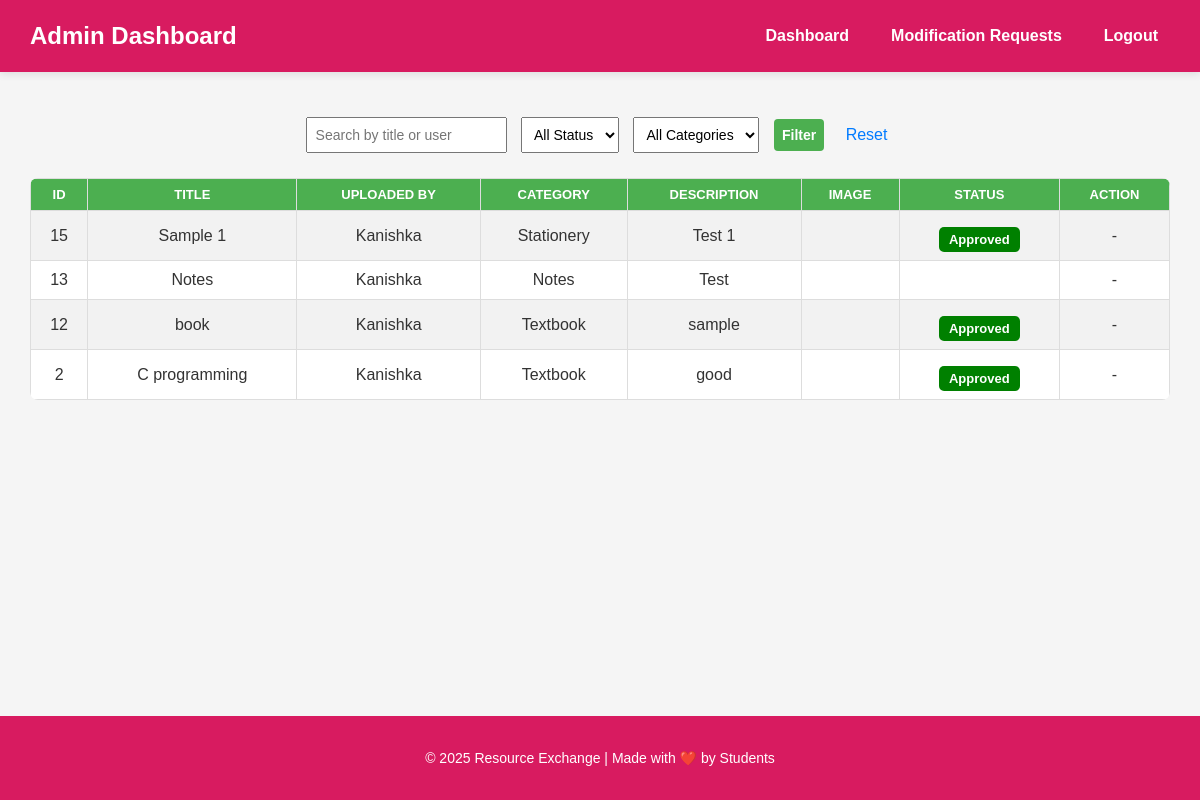
The app's page /admin_dashboard.php (signed in) with its own data.
### tables this page shows
CREATE TABLE `resources` (
  `resource_id` int(11) NOT NULL,
  `added_by` int(11) NOT NULL,
  `title` varchar(255) NOT NULL,
  `description` text DEFAULT NULL,
  `category` varchar(100) DEFAULT NULL,
  `status` enum('pending','approved','rejected') DEFAULT 'pending',
  `image` varchar(255) DEFAULT NULL,
  `created_at` timestamp NOT NULL DEFAULT current_timestamp()
);

CREATE TABLE `users` (
  `id` int(11) NOT NULL,
  `name` varchar(100) NOT NULL,
  `email` varchar(100) NOT NULL,
  `location` varchar(255) DEFAULT NULL,
  `phone` varchar(15) DEFAULT NULL,
  `password` varchar(255) NOT NULL,
  `reset_token` varchar(255) DEFAULT NULL,
  `created_at` timestamp NOT NULL DEFAULT current_timestamp(),
  `otp_code` varchar(10) DEFAULT NULL,
  `otp_expiry` datetime DEFAULT NULL
);

### admin_dashboard.php (the view, shortened to what this page needs)
<?php
include 'db.php';
$search = $_GET['search'] ?? '';
$sql = "SELECT r.resource_id, r.title, r.description, r.category, r.status, r.image, u.name AS user_name
        FROM resources r
        JOIN users u ON r.added_by = u.id
        WHERE 1";
$sql .= " ORDER BY r.resource_id DESC";
$stmt = $conn->prepare($sql);
$stmt->execute();
$result = $stmt->get_result();
?>
<!DOCTYPE html>
<html>
<head>
<link rel="stylesheet" href="dashboard.css">
</head>
<body>
<header>
    <h1>Admin Dashboard</h1>
    <nav>
        <a href="admin_dashboard.php">Dashboard</a>
        <a href="modification_requests.php">Modification Requests</a>
        <a href="logout.php">Logout</a>
    </nav>
</header>
<div class="container">
    <form method="GET">
        <input type="text" name="search" placeholder="Search by title or user" value="<?= htmlspecialchars($search) ?>">
        <select name="status">
            <option value="">All Status</option>
        </select>
        <select name="category">
            <option value="">All Categories</option>
        </select>
        <button type="submit">Filter</button>
        <a href="admin_dashboard.php" style="color:#007BFF;">Reset</a>
    </form>
    <?php
    if ($result->num_rows > 0) {
        echo "<table>";
        echo "<tr>
                <th>ID</th>
                <th>Title</th>
                <th>Uploaded By</th>
                <th>Category</th>
                <th>Description</th>
                <th>Image</th>
                <th>Status</th>
                <th>Action</th>
              </tr>";
        while ($row = $result->fetch_assoc()) {
            $statusClass = strtolower($row['status']);
            $imgHtml = '';
            echo "<tr>
                    <td>{$row['resource_id']}</td>
                    <td>" . htmlspecialchars($row['title']) . "</td>
                    <td>" . htmlspecialchars($row['user_name']) . "</td>
                    <td>" . htmlspecialchars($row['category']) . "</td>
                    <td>" . htmlspecialchars($row['description']) . "</td>
                    <td>{$imgHtml}</td>
                    <td><span class='status $statusClass'>" . ucfirst($row['status']) . "</span></td>
                    <td>";
            if ($row['status'] == 'pending') {
                echo "<a class='approve' href='approve_resource.php?id={$row['resource_id']}&action=approve' onclick='return confirm(\"Approve this resource?\");'>Approve</a>";
                echo "<a class='reject' href='approve_resource.php?id={$row['resource_id']}&action=reject' onclick='return confirm(\"Reject this resource?\");'>Reject</a>";
            } else {
                echo "-";
            }
            echo "</td></tr>";
        }
        echo "</table>";
    } else {
        echo "<p>No resources found.</p>";
    }
    ?>
</div>
<footer>
    <p>&copy; <?= date('Y'); ?> Resource Exchange | Made with ❤️ by Students</p>
</footer>
</body>
</html>

### dashboard.css (style rules this page uses)
body { font-family: "Arial", sans-serif; margin: 0; padding: 0; background-color: #f9f9f9; color: #333; }
header { background-color: #d81b60; color: white; padding: 15px 40px; display: flex; justify-content: space-between; align-items: center; box-shadow: 0 2px 8px rgba(0, 0, 0, 0.1); }
header h1 { margin: 0; font-size: 24px; font-weight: bold; }
nav { display: flex; align-items: center; }
nav a { color: white; text-decoration: none; margin-left: 20px; font-weight: 600; transition: opacity 0.3s; }
.container { max-width: 1100px; margin: 40px auto; padding: 20px; text-align: center; }
button, .btn { background-color: #d81b60; color: white; border: none; padding: 10px 18px; border-radius: 6px; cursor: pointer; font-weight: 600; transition: background-color 0.3s ease; text-decoration: none; display: inline-block; }
.status { display: inline-block; padding: 5px 10px; border-radius: 12px; font-size: 13px; font-weight: bold; color: white; margin-top: 8px; }
.status.approved { background-color: #388e3c; }
footer { background-color: #d81b60; color: white; text-align: center; padding: 15px; margin-top: 40px; font-size: 14px; }
table { width: 100%; border-collapse: collapse; background: white; border-radius: 8px; overflow: hidden; margin-top: 20px; }
th, td { padding: 12px 15px; border-bottom: 1px solid #eee; }
th { background-color: #f2f2f2; color: #555; text-transform: uppercase; font-size: 13px; }

### admin_dashboard.php (style rules this page uses)
body { font-family: Arial, sans-serif; background-color: #f5f5f5; display: flex; flex-direction: column; min-height: 100vh; margin: 0; }
header { color: white; padding: 20px 30px; display: flex; justify-content: space-between; align-items: center; }
header h1 { margin: 0; font-size: 24px; }
header nav a { color: white; text-decoration: none; margin-left: 20px; font-weight: bold; }
.container { width: 95%; max-width: 1200px; margin: 20px auto; flex: 1; }
table { border-collapse: collapse; width: 100%; margin-top: 20px; }
th, td { border: 1px solid #ddd; padding: 8px; text-align: center; }
th { background-color: #4CAF50; color: white; }
tr:nth-child(even) { background-color: #f2f2f2; }
.status { padding: 5px 10px; border-radius: 5px; font-weight: bold; }
.status.approved { background-color: green; color: white; }
a { text-decoration: none; padding: 5px 10px; margin: 2px; border-radius: 3px; }
form input, form select, form button { padding: 8px; margin: 5px; font-size: 14px; }
form button { background-color: #4CAF50; color: white; border: none; border-radius: 4px; cursor: pointer; }
footer { color: white; text-align: center; padding: 20px 0; margin-top: auto; }

### records on screen
resources: resource_id "15", title "Sample 1", added_by.name "Kanishka", category "Stationery", description "Test 1", status "Approved"
resources: resource_id "13", title "Notes", added_by.name "Kanishka", category "Notes", description "Test"
resources: resource_id "12", title "book", added_by.name "Kanishka", category "Textbook", description "sample", status "Approved"
resources: resource_id "2", title "C programming", added_by.name "Kanishka", category "Textbook", description "good", status "Approved"
